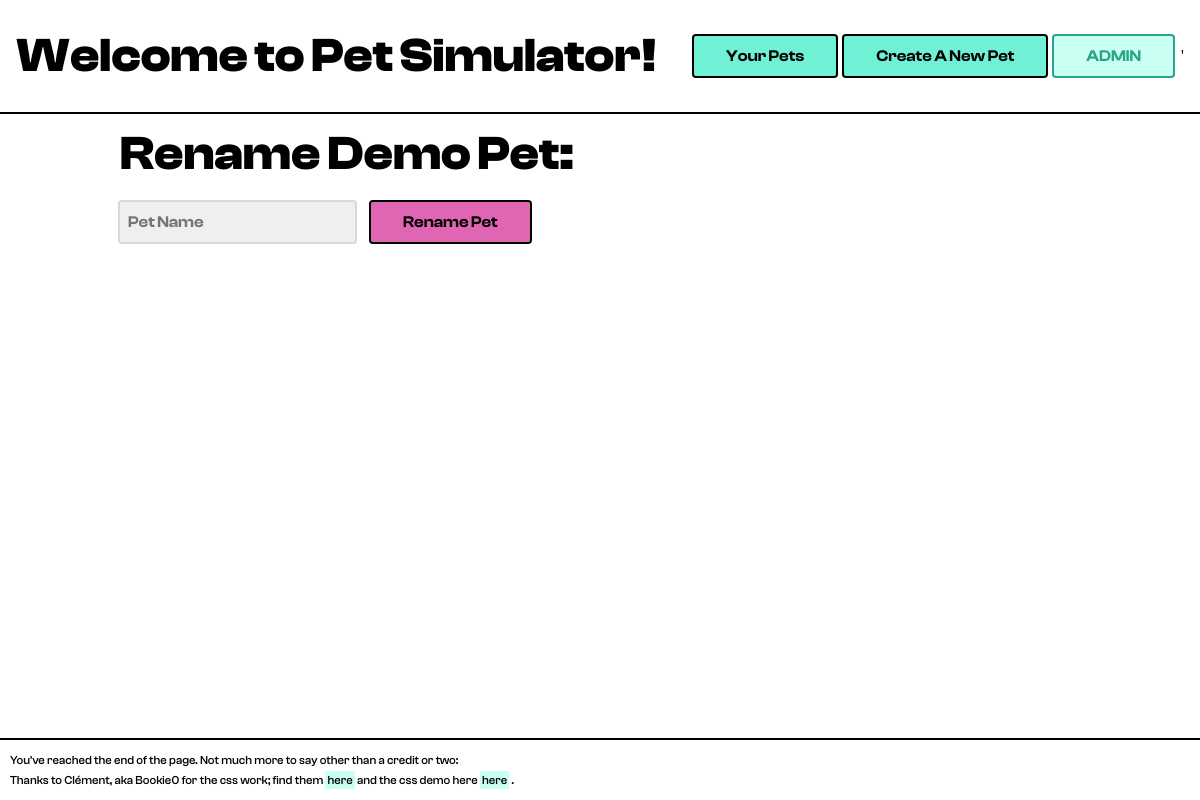
Page /renamePet.php?id=1 on the earlier database version.
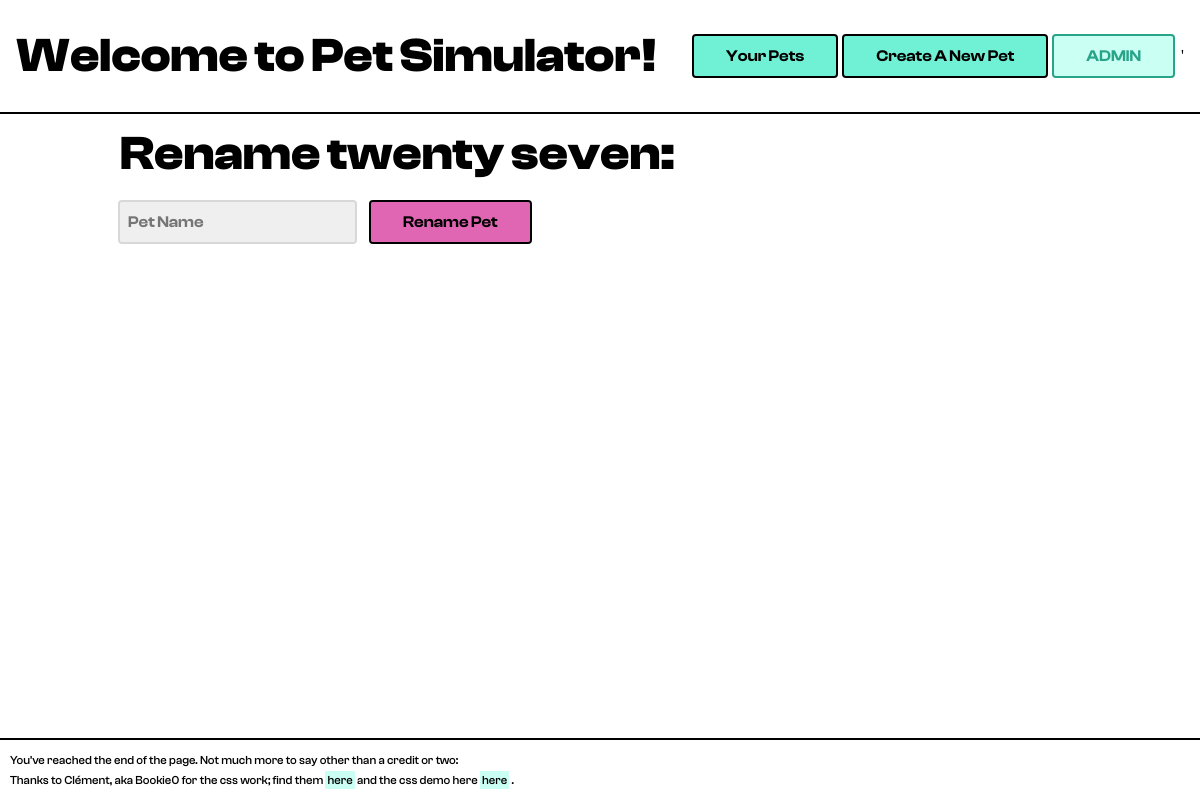
Same page on the later database version.
### tables this page shows
CREATE TABLE pets(
  id INTEGER PRIMARY KEY AUTOINCREMENT,
  owner_id INT NOT NULL,
  name TEXT NOT NULL,
  type INT NOT NULL,
  birthday INT NOT NULL,
  dead INT NOT NULL DEFAULT 0,
  cause TEXT DEFAULT NULL,
  death_date INT DEFAULT NULL,
  imortal INT NOT NULL DEFAULT 0
);

### database.php (called while the page is built, shortened)
<?php
  $dir = 'sqlite:./database.sqlite';
  $dbh  = new PDO($dir) or die("cannot open the database");
  function getPet($id) {
    global $dbh;
    $result = $dbh->query("SELECT * FROM pets WHERE id=$id");
    return $result->fetch();
  }
?>

### renamePet.php (the view, shortened to what this page needs)
<?php
if ($_SERVER["REQUEST_METHOD"] == "POST") {
  renamePet($_POST['id'],$_POST['petName']);
  header("location:/");
} else{
  $pet = getPet($_GET['id']);
  echo "<h2>Rename $pet[name]:</h2>";
  echo "<div class='flex'>";
  echo '<form action="renamePet.php" method="post">';
  echo "<input class='cyan' type='text' name='petName' placeholder='Pet Name'>";
  echo '<button class = "pink" type="submit">Rename Pet</button>';
  echo '</form>';
  echo "</div>";
}
?>

Differences in the rows shown:
changed pets: name "Demo Pet" → "twenty seven"
